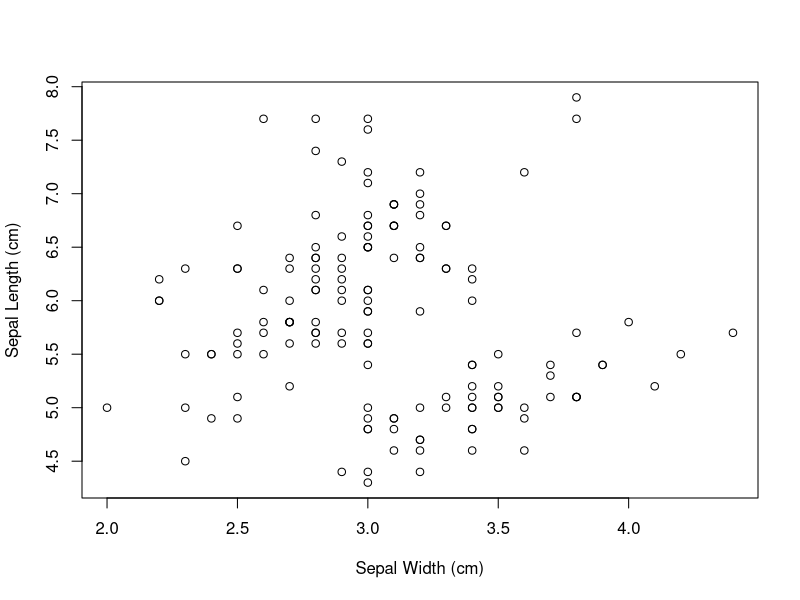

Write the R code that produced this figure.
# Load the iris dataset
data(iris)

# Create a PDF file for the plot
pdf("iris.pdf", pointsize = 9, height = 4, width = 6)

# Create a scatterplot using the iris dataset
plot(Sepal.Length ~ Sepal.Width, data = iris,
     xlab = "Sepal Width (cm)", ylab = "Sepal Length (cm)")

# Close the PDF file
dev.off()